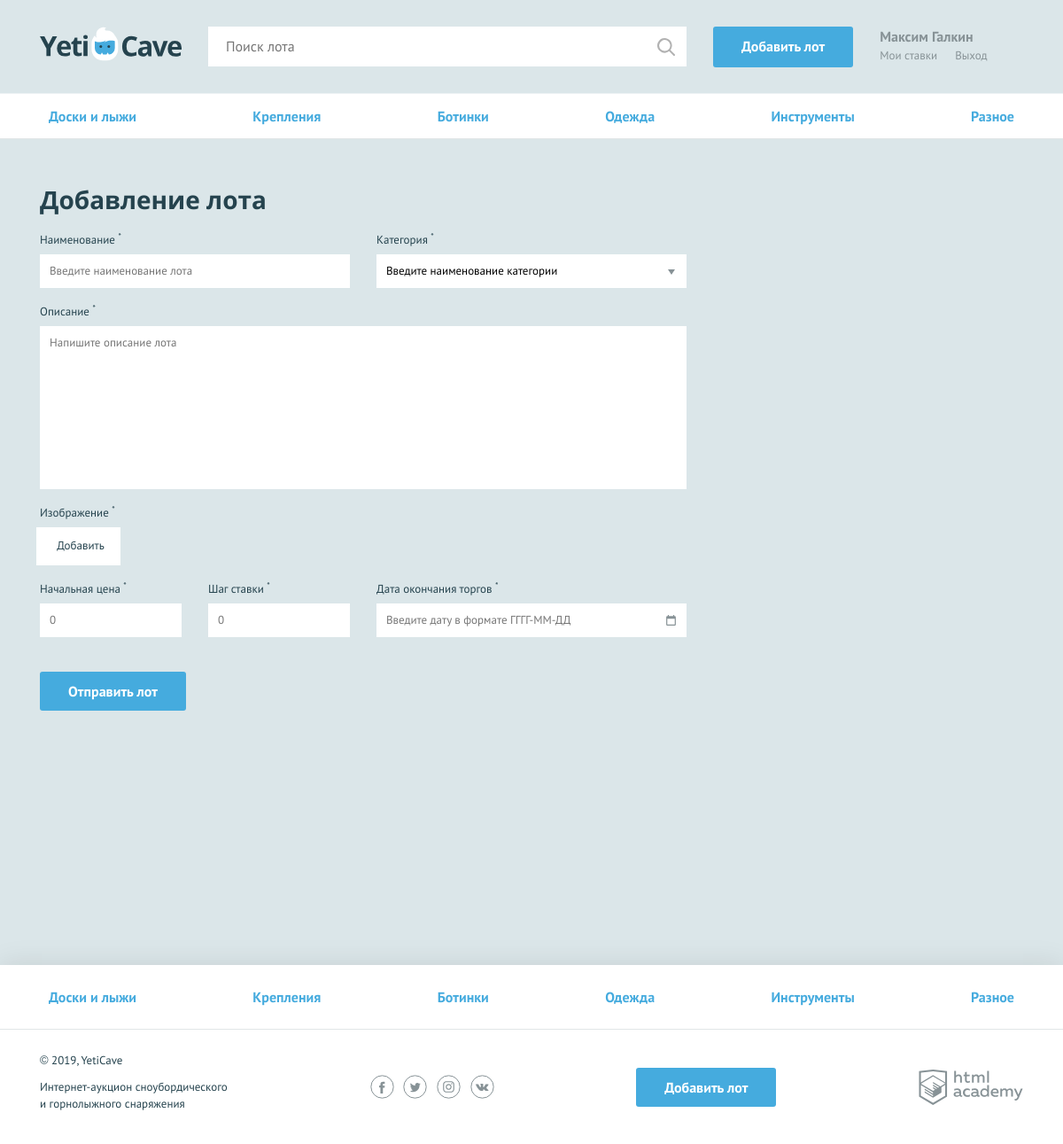
Page /add.php (signed in) on the committed database.
### tables this page shows
CREATE TABLE category (
    id INT PRIMARY KEY AUTO_INCREMENT,
    category_name VARCHAR(255),
    category_symbol_code VARCHAR(60) unique
);

### function.php (called while the page is built, shortened)
<?php
function include_template($name, array $data = []) {
    $name = 'templates/' . $name;
    extract($data);
    require $name;
    $result = ob_get_clean();
    return $result;
}
  function get_arrays_DB ($connection, $sql) {
    $sql = $sql;
    $db_result = mysqli_query($connection, $sql);
    if(!$db_result){
        $result="Ошибка SQL" . mysqli_error($connection);
    } else {
    $result=mysqli_fetch_all($db_result, MYSQLI_ASSOC);
    return $result;
    }
    }

### extract_db.php (called while the page is built, shortened)
<?php
require_once ('function.php');
require_once ('init.php');
$sql_category="SELECT c.id, c.category_symbol_code, c.category_name
FROM category c";
$res_category = get_arrays_DB($link,$sql_category);

### start_user.php (called while the page is built, shortened)
<?php
$is_auth = isset($_SESSION['user_name']);
    $user_name = $_SESSION['user_name'];

### templates/main_add.php (the view, shortened to what this page needs)
<main>
    <nav class="nav">
      <ul class="nav__list container">
        <?php foreach($categorylist as $category): ?>
            <li class="nav__item">
                <a href="all-lots.html"><?= $category['category_name'] ?></a>
            </li>
        <?php endforeach; ?>
      </ul>
    </nav>
    <?php $classname=isset($errors) ? "form--invalid" : "" ; ?>
    <form class="form form--add-lot container <?= $classname; ?>" action="" method="post" enctype="multipart/form-data">
        <h2>Добавление лота</h2>
        <div class="form__container-two">
            <?php $classname=isset($errors['lot_name']) ? "form__item--invalid" : ""; ?>
            <div class="form__item <?= $classname ?> ">
                <label for="lot-name">Наименование <sup>*</sup></label>
                <input id="lot-name" type="text" name="lot_name" placeholder="Введите наименование лота" value="<?= $lot['lot_name']; ?>">
            </div>
            <?php $classname=isset($errors['category_name']) ? "form__item--invalid" : ""; ?>
            <div class="form__item <?= $classname ?>">
                <label for="category">Категория <sup>*</sup></label>
                <select id="category" name="category_name">
                    <option>Введите наименование категории</option>
                </select>
            </div>
        </div>
        <?php $classname=isset($errors['lot_description']) ? "form__item--invalid" : ""; ?>
        <div class="form__item form__item--wide <?= $classname ?>">
            <label for="message">Описание <sup>*</sup></label>
            <textarea id="message" name="lot_description" placeholder="Напишите описание лота"><?= $lot['lot_description'] ?></textarea>
        </div>
        <?php $classname=isset($errors['lot_img']) ? "form__item--invalid" : ""; ?>
        <div class="form__item form__item--file <?= $classname ?>">
            <label>Изображение <sup>*</sup></label>
            <div class="form__input-file">
                <label for="lot_img">
                    Добавить
                </label>
            </div>
        </div>
        <div class="form__container-three">
        <?php $classname=isset($errors['lot_price_start']) ? "form__item--invalid" : ""; ?>
            <div class="form__item form__item--small <?= $classname ?>">
                <label for="lot-rate">Начальная цена <sup>*</sup></label>
                <input id="lot-rate" type="text" name="lot_price_start" placeholder="0" value="<?= $lot['lot_price_start'] ?>">
            </div>
            <?php $classname=isset($errors['lot_price_step']) ? "form__item--invalid" : ""; ?>
            <div class="form__item form__item--small <?= $classname ?>">
                <label for="lot-step">Шаг ставки <sup>*</sup></label>
                <input id="lot-step" type="text" name="lot_price_step" placeholder="0" value="<?= $lot['lot_price_step'] ?>">
            </div>
            <?php $classname=isset($errors['lot_date_end']) ? "form__item--invalid" : ""; ?>
            <div class="form__item <?= $classname ?>">
                <label for="lot_date_end">Дата окончания торгов <sup>*</sup></label>
                <input class="form__input-date" id="lot_date_end" type="text" name="lot_date_end" placeholder="Введите дату в формате ГГГГ-ММ-ДД">
            </div>
        </div>
        <button type="submit" class="button">Отправить лот</button>
    </form>
</main>

### templates/layout.php (shortened to what this page needs)
<!DOCTYPE html>
<html lang="ru">
    <head>
        <link href="../css/normalize.min.css" rel="stylesheet">
        <link href="../css/style.css" rel="stylesheet">
        <link href="../css/style_error.css" rel="stylesheet">
        <link href="../css/flatpickr.min.css" rel="stylesheet">
    </head>
    <body>
        <div class="page-wrapper">
            <header class="main-header">
                <div class="main-header__container container">
                    <a class="main-header__logo" href="index.php">
                        <img src="../img/logo.svg" width="160" height="39" alt="Логотип компании YetiCave">
                    </a>
                    <form class="main-header__search" method="get" action="search.php" autocomplete="off">
                        <input type="search" name="search" placeholder="Поиск лота">
                        <input class="main-header__search-btn" type="submit" name="find" value="Найти">
                    </form>
                    <a class="main-header__add-lot button" href="add.php">Добавить лот</a>
                    <nav class="user-menu">
                        <?php if ($is_auth): ?>
                            <div class="user-menu__logged">
                                <p> <?= $user_name; ?> </p>
                                <a class="user-menu__bets" href="pages/my-bets.html">Мои ставки</a>
                                <a class="user-menu__logout" href="logout.php">Выход</a>
                            </div>
                        <?php endif; ?>
                    </nav>
                </div>
            </header>
            <main><?=$content;?></main>
        </div>
        <footer class="main-footer">
            <nav class="nav">
                <ul class="nav__list container">
                    <?php foreach ($categorylist as $category): ?>
                    <li class="nav__item">
                        <a href="pages/all-lots.html"><?= $category['category_name']; ?></a>
                    </li>
                    <?php endforeach; ?>
                </ul>
            </nav>
            <div class="main-footer__bottom container">
                <div class="main-footer__copyright">
                    <p>© 2019, YetiCave</p>
                    <p>Интернет-аукцион сноубордического и горнолыжного снаряжения</p>
                </div>
                <div class="main-footer__social social">
                    <a class="social__link social__link--facebook" href="#">
                    </a>
                    <a class="social__link social__link--twitter" href="#">
                    </a>
                    <a class="social__link social__link--instagram" href="#">
                    </a>
                    <a class="social__link social__link--vkontakte" href="#">
                    </a>
                </div>
                <?php if($is_auth): ?>
                <a class="main-footer__add-lot button" href="add.php">Добавить лот</a>
                <?php endif; ?>
                <div class="main-footer__developed-by">
                    <a class="logo-academy" href="https://htmlacademy.ru/intensive/php">
                    </a>
                </div>
            </div>
        </footer>
    </body>
</html>

### rows in the picture
category: category_name "Доски и лыжи"
category: category_name "Крепления"
category: category_name "Ботинки"
category: category_name "Одежда"
category: category_name "Инструменты"
category: category_name "Разное"

### other values in the picture
$user_name "Максим Галкин"
